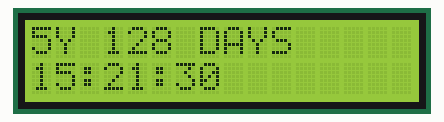
Simulated run of this sketch. Board: Arduino Uno, built with avr-gcc and run on an emulated ATmega328P. On the bench: 16×2 character LCD. The local clock reads 2024-03-15 10:24:30 at power-on unless the sketch sets it; what the sketch prints to the serial monitor is not drawn.

Above: at 0.1 s.
At 4.2 s:
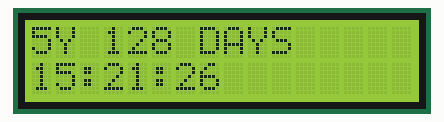
At 9.4 s:
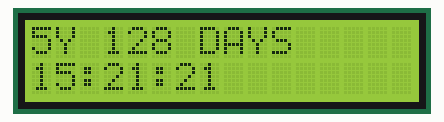
At 18.6 s:
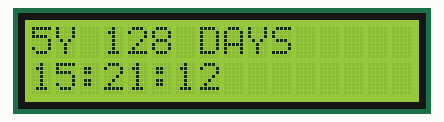
At 27.8 s:
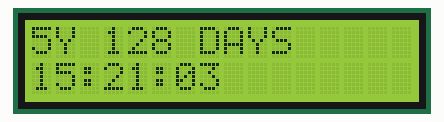
At 38.0 s:
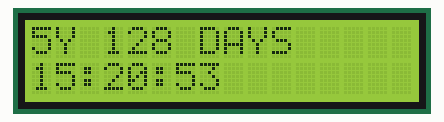

Measured:
- what the display in image 1 shows lasts 1.0 s, from 4.2 s to 5.2 s

The sketch:

Codigo_LCD__lcd1602_.ino
```cpp
 //Now the connections are ready.
//Please refer to the description of the video
//for the code and live project simulator link!

// Date and time functions using a DS1307 RTC connected via I2C and Wire lib
#include <RTClib.h>
#include <LiquidCrystal_I2C.h>
LiquidCrystal_I2C lcd(0x27, 16, 1);
RTC_DS1307 rtc;


void setup () {
  Serial.begin(57600);
  lcd.begin(16,2,0x27);
  lcd.backlight();

#ifndef ESP8266
  while (!Serial); // wait for serial port to connect. Needed for native USB
#endif

  if (! rtc.begin()) {
    Serial.println("Couldn't find RTC");
    lcd.print("Não foi encontrado o LCD."); // se vires isto no LCD, verifica as ligações do LCD e tenta novamente.
    Serial.flush();
    abort();
  }

  if (! rtc.isrunning()) {
    Serial.println("RTC is NOT running, let's set the time!");
    lcd.print("RTC is NOT running!"); // se vires isto no LCD, verifica as ligações do RTC e tenta novamente.

    // When time needs to be set on a new device, or after a power loss, the
    // following line sets the RTC to the date & time this sketch was compiled
    rtc.adjust(DateTime(F(__DATE__), F(__TIME__)));
    // This line sets the RTC with an explicit date & time, for example to set
    // January 21, 2014 at 3am you would call:
    // rtc.adjust(DateTime(2014, 1, 21, 3, 0, 0));
  }

  // When time needs to be re-set on a previously configured device, the
  // following line sets the RTC to the date & time this sketch was compiled
  // rtc.adjust(DateTime(F(__DATE__), F(__TIME__)));
  // This line sets the RTC with an explicit date & time, for example to set
  // January 21, 2014 at 3am you would call:
  // rtc.adjust(DateTime(2014, 1, 21, 3, 0, 0));
}

void loop () {
    DateTime now = rtc.now(); // tempo de agora obtido através do RTC
    DateTime limit = DateTime(2029, 7, 21, 1, 46, 0); //data limite
    TimeSpan future =limit-now; //diferença de tempos

    Serial.print("Current Date: ");
    Serial.print(now.year(), DEC);
    Serial.print('/');
    Serial.print(now.month(), DEC);
    Serial.print('/');
    Serial.print(now.day(), DEC);
    Serial.print(" ");
    Serial.print(now.hour(), DEC);
    Serial.print(':');
    Serial.print(now.minute(), DEC);
    Serial.print(':');
    Serial.println(now.second(), DEC);

    Serial.print("Limit Date: ");
    Serial.print(limit.year(), DEC);
    Serial.print('/');
    Serial.print(limit.month(), DEC);
    Serial.print('/');
    Serial.print(limit.day(), DEC);
    Serial.print(" ");
    Serial.print(limit.hour(), DEC);
    Serial.print(':');
    Serial.print(limit.minute(), DEC);
    Serial.print(':');
    Serial.print(limit.second(), DEC);
    Serial.println();

    lcd.setCursor(0, 0);
    //escrever anos
    lcd.print(future.days()/365, DEC);
    lcd.print("Y ");
    //escrever os dias (modulo de todos os dias por 365 (um ano tem 365 dias))
    lcd.print(future.days()%365, DEC);
    lcd.print(" DAYS");

    lcd.setCursor(0, 1); //ir para a linha de baixo
    //escrever as horas restantes neste formato "HORAS:MINUTOS:SEGUNDOS"
    printlcd(future.hours());
    lcd.print(':');
    printlcd(future.minutes());
    lcd.print(':');
    printlcd(future.seconds());
    delay(1000); //espera 1 segundo até voltar a atualizar!
}

//funcao para dar print a 0's antes do numero
void printlcd(uint16_t val)
{
    if (val < 10) lcd.print("0"); // se o numero for menor que 10, adiciona um 0 antes de dar print
    lcd.print(val);
}
```
